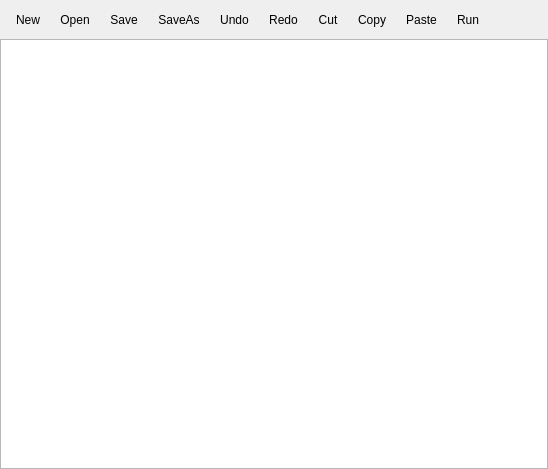
<?xml version="1.0" encoding="UTF-8"?>
<ui version="4.0">
 <class>CodeEditorWidget</class>
 <widget class="QWidget" name="CodeEditorWidget">
  <property name="geometry">
   <rect>
    <x>0</x>
    <y>0</y>
    <width>548</width>
    <height>469</height>
   </rect>
  </property>
  <property name="windowTitle">
   <string>Code Editor</string>
  </property>
  <property name="windowIcon">
   <iconset resource="../tonatiuh.qrc">
    <normaloff>:/icons/LogoTonatiuh.png</normaloff>:/icons/LogoTonatiuh.png</iconset>
  </property>
  <layout class="QVBoxLayout" name="verticalLayout">
   <property name="spacing">
    <number>0</number>
   </property>
   <property name="leftMargin">
    <number>0</number>
   </property>
   <property name="topMargin">
    <number>0</number>
   </property>
   <property name="rightMargin">
    <number>0</number>
   </property>
   <property name="bottomMargin">
    <number>0</number>
   </property>
   <item>
    <widget class="QWidget" name="editorToolbar" native="true">
     <layout class="QHBoxLayout" name="horizontalLayout">
      <item>
       <widget class="QToolButton" name="newButton">
        <property name="text">
         <string>New</string>
        </property>
        <property name="icon">
         <iconset resource="../tonatiuh.qrc">
          <normaloff>:/icons/new.png</normaloff>:/icons/new.png</iconset>
        </property>
        <property name="iconSize">
         <size>
          <width>30</width>
          <height>30</height>
         </size>
        </property>
        <property name="autoRaise">
         <bool>true</bool>
        </property>
       </widget>
      </item>
      <item>
       <widget class="QToolButton" name="openButton">
        <property name="text">
         <string>Open</string>
        </property>
        <property name="icon">
         <iconset resource="../tonatiuh.qrc">
          <normaloff>:/icons/open.png</normaloff>:/icons/open.png</iconset>
        </property>
        <property name="iconSize">
         <size>
          <width>30</width>
          <height>30</height>
         </size>
        </property>
        <property name="autoRaise">
         <bool>true</bool>
        </property>
       </widget>
      </item>
      <item>
       <widget class="QToolButton" name="saveButton">
        <property name="text">
         <string>Save</string>
        </property>
        <property name="icon">
         <iconset resource="../tonatiuh.qrc">
          <normaloff>:/icons/save.png</normaloff>:/icons/save.png</iconset>
        </property>
        <property name="iconSize">
         <size>
          <width>30</width>
          <height>30</height>
         </size>
        </property>
        <property name="autoRaise">
         <bool>true</bool>
        </property>
       </widget>
      </item>
      <item>
       <widget class="QToolButton" name="saveAsButton">
        <property name="text">
         <string>SaveAs</string>
        </property>
        <property name="icon">
         <iconset resource="../tonatiuh.qrc">
          <normaloff>:/icons/saveas.png</normaloff>:/icons/saveas.png</iconset>
        </property>
        <property name="iconSize">
         <size>
          <width>30</width>
          <height>30</height>
         </size>
        </property>
        <property name="autoRaise">
         <bool>true</bool>
        </property>
       </widget>
      </item>
      <item>
       <widget class="QToolButton" name="undoButton">
        <property name="text">
         <string>Undo</string>
        </property>
        <property name="icon">
         <iconset resource="../tonatiuh.qrc">
          <normaloff>:/icons/undo.png</normaloff>:/icons/undo.png</iconset>
        </property>
        <property name="iconSize">
         <size>
          <width>30</width>
          <height>30</height>
         </size>
        </property>
        <property name="autoRaise">
         <bool>true</bool>
        </property>
       </widget>
      </item>
      <item>
       <widget class="QToolButton" name="redoButton">
        <property name="text">
         <string>Redo</string>
        </property>
        <property name="icon">
         <iconset resource="../tonatiuh.qrc">
          <normaloff>:/icons/redo.png</normaloff>:/icons/redo.png</iconset>
        </property>
        <property name="iconSize">
         <size>
          <width>30</width>
          <height>30</height>
         </size>
        </property>
        <property name="autoRaise">
         <bool>true</bool>
        </property>
       </widget>
      </item>
      <item>
       <widget class="QToolButton" name="cutButton">
        <property name="text">
         <string>Cut</string>
        </property>
        <property name="icon">
         <iconset resource="../tonatiuh.qrc">
          <normaloff>:/icons/cut.png</normaloff>:/icons/cut.png</iconset>
        </property>
        <property name="iconSize">
         <size>
          <width>30</width>
          <height>30</height>
         </size>
        </property>
        <property name="autoRaise">
         <bool>true</bool>
        </property>
       </widget>
      </item>
      <item>
       <widget class="QToolButton" name="copyButton">
        <property name="text">
         <string>Copy</string>
        </property>
        <property name="icon">
         <iconset resource="../tonatiuh.qrc">
          <normaloff>:/icons/copy.png</normaloff>:/icons/copy.png</iconset>
        </property>
        <property name="iconSize">
         <size>
          <width>30</width>
          <height>30</height>
         </size>
        </property>
        <property name="autoRaise">
         <bool>true</bool>
        </property>
       </widget>
      </item>
      <item>
       <widget class="QToolButton" name="pasteButton">
        <property name="text">
         <string>Paste</string>
        </property>
        <property name="icon">
         <iconset resource="../tonatiuh.qrc">
          <normaloff>:/icons/paste.png</normaloff>:/icons/paste.png</iconset>
        </property>
        <property name="iconSize">
         <size>
          <width>30</width>
          <height>30</height>
         </size>
        </property>
        <property name="autoRaise">
         <bool>true</bool>
        </property>
       </widget>
      </item>
      <item>
       <widget class="QToolButton" name="runButton">
        <property name="text">
         <string>Run</string>
        </property>
        <property name="icon">
         <iconset resource="../tonatiuh.qrc">
          <normaloff>:/icons/run.png</normaloff>:/icons/run.png</iconset>
        </property>
        <property name="iconSize">
         <size>
          <width>30</width>
          <height>30</height>
         </size>
        </property>
        <property name="autoRaise">
         <bool>true</bool>
        </property>
       </widget>
      </item>
      <item>
       <spacer name="horizontalSpacer">
        <property name="orientation">
         <enum>Qt::Horizontal</enum>
        </property>
        <property name="sizeHint" stdset="0">
         <size>
          <width>40</width>
          <height>20</height>
         </size>
        </property>
       </spacer>
      </item>
     </layout>
    </widget>
   </item>
   <item>
    <widget class="QWidget" name="mainWidget" native="true">
     <layout class="QHBoxLayout" name="mainLayout">
      <property name="spacing">
       <number>0</number>
      </property>
      <property name="leftMargin">
       <number>0</number>
      </property>
      <property name="topMargin">
       <number>0</number>
      </property>
      <property name="rightMargin">
       <number>0</number>
      </property>
      <property name="bottomMargin">
       <number>0</number>
      </property>
      <item>
       <widget class="LineNumberWidget" name="lineNumberWidget" native="true"/>
      </item>
      <item>
       <widget class="CodeEditArea" name="codeEditor"/>
      </item>
     </layout>
    </widget>
   </item>
  </layout>
 </widget>
 <customwidgets>
  <customwidget>
   <class>LineNumberWidget</class>
   <extends>QWidget</extends>
   <header>gui/LineNumberWidget.h</header>
   <container>1</container>
  </customwidget>
  <customwidget>
   <class>CodeEditArea</class>
   <extends>QPlainTextEdit</extends>
   <header>gui/CodeEditArea.h</header>
  </customwidget>
 </customwidgets>
 <resources>
  <include location="../tonatiuh.qrc"/>
  <include location="../tonatiuh.qrc"/>
  <include location="../tonatiuh.qrc"/>
 </resources>
 <connections/>
</ui>
